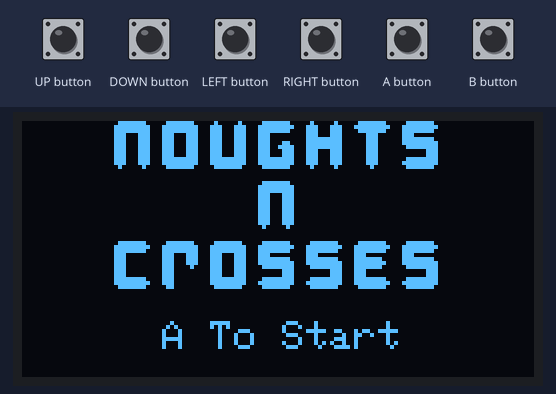
Recording of a sketch running on a simulated Arduboy, built with avr-gcc and run on an emulated ATmega32U4. Shown: 128×64 one-colour display. The inputs (shaded band) are chosen by the test bench. What the sketch prints to the serial monitor is not drawn.

Above: at 2.7 s.
2.8 s: A button pressed for 0.15 s
At 4.0 s:
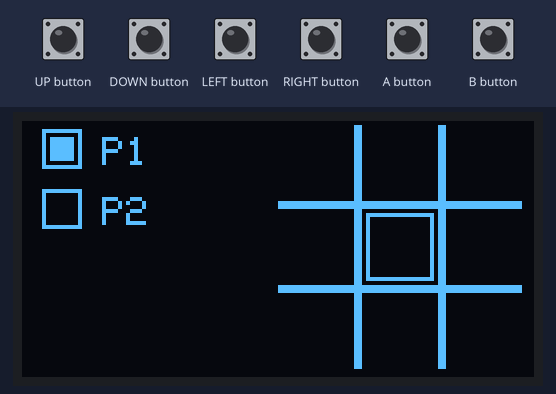
4.4 s: B button pressed for 0.15 s
At 4.9 s:
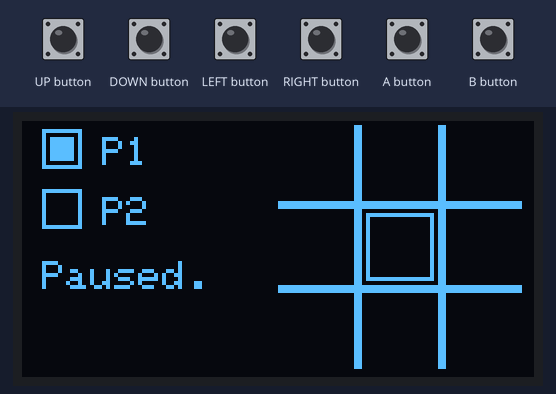
6.0 s: B button pressed for 1 s
At 6.9 s:
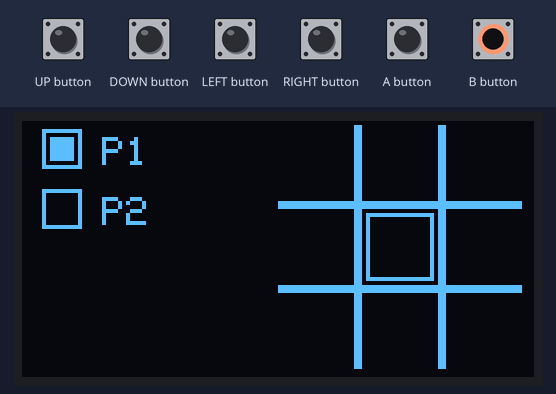
8.5 s: A button pressed for 1 s
At 9.4 s:
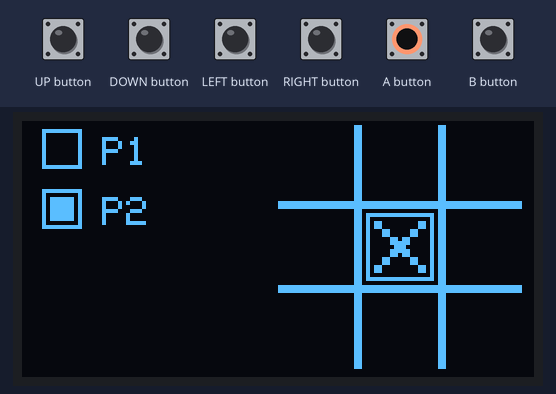
11.0 s: B button pressed for 0.15 s
At 11.5 s:
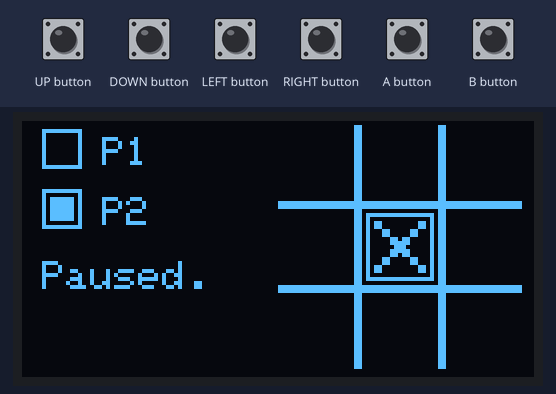
Timing chart, 0 to 13.6 s (numbered marks = the images above; inputs shaded):
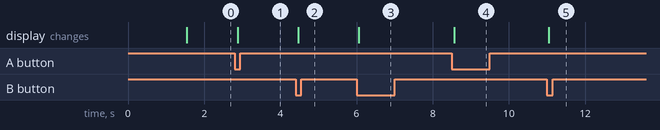

The sketch:

Noughts-N-Crosses.ino
```cpp
// Noughts-N-Crosses
// A Arduboy Tic-Tac-Toe game.

#include "game.h"

Game game;

void setup() {
  game.gameBoot();
}

void loop() {
  game.gameLoop();
}

// OxygenCobalt
```

Game.cpp
```cpp
// Game.cpp
// Primary game instructions

// Import base classes and game class
#include "game.h"
#include "classes.h"

// Define game functions
void Game::gameBoot() {
  // Primary boot sequence

  Serial.begin(9600); // Begin Screen Mirroring
  arduboy.boot(); // Custom splash setup
  arduboy.audio.begin(); // Initialize audio

  // Default selector values
  selector.x = 1;
  selector.y = 1;

  // Splash screen setup
  arSound.tone(200, 150, 300, 150, 250, 200);
  arduboy.drawBitmap(12, 23, splash, 103, 17);
  arduboy.display();

  delay(1500);

  // End boot process
  arduboy.clear();
}

void Game::gameLoop() {
  if (!arduboy.nextFrame()) {return;} // If finished, end loop function

  // Read buttons/clear screen
  arduboy.pollButtons();
  arduboy.clear();

  if (gameScreen == States::Title) {
    titleLogic();
    titleDraw();
  } else if (gameScreen == States::Game) {
    gameLogic();
    gameDraw();
  }

  Serial.write(arduboy.getBuffer(), 128 * 64 / 8); // Write screen to computer [If being played through an emulator]
  arduboy.display();
}

void Game::titleLogic() {
  if (arduboy.justPressed(A_BUTTON)) {
    gameScreen = States::Game; // Start game is A has been pressed
    arSound.tone(200, 100, 300, 100);
  }
}

void Game::titleDraw() {
  arduboy.setCursor(35, 50); // Set position for text to be printed

  arduboy.drawBitmap(23, 0, title, 81, 42); // Draw title screen
  arduboy.print(F("A To Start"));
}

void Game::gameLogic() {
  // Movement Button Map
  // Depending on direction, selector moves by 1 and overflows if X/Y is >2/<0

  if (arduboy.justPressed(RIGHT_BUTTON) and gameState == States::Main) {
    selector.x++;
    arSound.tone(300, 75); // Play movement sound
    if (selector.x > 2) {selector.x = 0;}
  } else if (arduboy.justPressed(LEFT_BUTTON) and gameState == States::Main) {
    selector.x--;
    arSound.tone(300, 75);
    if (selector.x < 0) {selector.x = 2;}
  } else if (arduboy.justPressed(UP_BUTTON) and gameState == States::Main) {
    selector.y--;
    arSound.tone(300, 75);
    if (selector.y < 0) {selector.y = 2;}
  } else if (arduboy.justPressed(DOWN_BUTTON) and gameState == States::Main) {
    selector.y++;
    arSound.tone(300, 75);
    if (selector.y > 2) {selector.y = 0;}
  }

  // Placing a nought/cross [With A Button]
  if (arduboy.justPressed(A_BUTTON) and gameState == States::Main) { // If game is not paused/A PRessed
    if (grid[selector.y][selector.x] == Cell::Empty) { // If cell is empty
      grid[selector.y][selector.x] = player; // Set coordinate on grid to player type [Nought/Cross]
      player = (player == Cell::Nought) ? Cell::Cross : Cell::Nought; // If player is nought, eval to cross, else eval to nought

      // Run wincheck to determine if a winner has been declared, return empty if no winner
      // Yes, I named the variable winrar.
      Cell winrar = winCheck();

      // If no winner, check if game is in draw
      if (winrar == Cell::Empty) {
        if (drawCheck()) {
          arSound.tone(400, 100, 300, 100, 200, 100);
          gameState = States::Winner; // If the state is set to winner without winner being assigned to Nought/Cross, the game treats it as a draw
        } else {arSound.tone(200, 100, 150, 100);}
      } else { // If there is a winner, set game state to winner and set winner to what winCheck returned
        arSound.tone(200, 100, 300, 100, 400, 100);

        gameState = States::Winner;
        winner = winrar;
      }
    } else {
      arSound.tone(100, 100); // Play disabled sound if area is empty
    }
  }

  // Pausing [With B button]
  if (arduboy.justPressed(B_BUTTON) and gameState == States::Main) {
    arSound.tone(400, 100, 500, 100);
    gameState = States::Paused;

  // Unpausing
  } else if (arduboy.justPressed(B_BUTTON) and gameState == States::Paused) {
    arSound.tone(500, 100, 400, 100);
    gameState = States::Main;

  // Leaving the game if winner has been declared
  } else if (arduboy.justPressed(B_BUTTON) and gameState == States::Winner) {
    // Wipe grid by iterating through x/y and setting all cells to Empty
    for (uint8_t y = 0; y < 3; y++) {
      for (uint8_t x = 0; x < 3; x++) {
        grid[y][x] = Cell::Empty;
      }
    }

    // Change game screen/state to initial values
    gameScreen = States::Title;
    gameState = States::Main;

    // Reset player order [Player order isnt random, even though it should]
    player = Cell::Cross;
    winner = Cell::Empty;

    // Reset selector position
    selector.x = 1;
    selector.y = 1;

    arSound.tone(500, 100);
  }

}

void Game::gameDraw() {
  // Board Drawing
  arduboy.drawBitmap(64, 1, board, 61, 61);

  // Drawing game grid
  // Iterate through 3x3 grid, read values and draw nought/cross/nothing based on values
  for (uint8_t yi = 0; yi < 3; ++yi) {
    for (uint8_t xi = 0; xi < 3; ++xi) {

      // Multiply x/y by 21 + other ordering to line up w/static grid image
      uint16_t yPos = 1 + (yi * 21);
      uint16_t xPos = 64 + (xi * 21);

      // Draw Nought bitmap if cell value is nought
      if (grid[yi][xi] == Cell::Nought) {
        arduboy.drawBitmap(xPos + 3, yPos + 3, nought, 13, 13);
      } else if (grid[yi][xi] == Cell::Cross) { // Draw cross bitmap if cell value is cross
        arduboy.drawBitmap(xPos + 3, yPos + 3, cross, 13, 13);
      }

      if(xi == selector.x && yi == selector.y) { // If x/y values match selector position, draw selector bitmap
        arduboy.drawBitmap(xPos + 1, yPos + 1, selector_, 17, 17);
      }
    }
  }

  // P1/P2 Panel Drawing
  // Depending on which players turn it is, a different square [P1 or P2] will be highlighted
  for (uint8_t yi = 0; yi < 2; yi++) {

    // Set y position
    uint16_t yPos = 2 + (yi * 15);

    arduboy.setCursor(20, yPos + 2);

    arduboy.print(F("P"));
    arduboy.print(yi + 1);

    arduboy.drawRect(5, yPos, 10, 10);
    if(static_cast<uint8_t>(player) - 1 == yi) {arduboy.fillRect(7, yPos + 2, 6, 6);} // If player integer matches y value, highlight rectangle drawn
  }

  // Status drawing
  arduboy.setCursor(5, 35);
  if (gameState == States::Main) {
    return;
  } else if (gameState == States::Paused) {
    arduboy.print("Paused.");
  } else if (gameState == States::Winner) {
    arduboy.print((winner == Cell::Cross) ? F("Crosses") : (winner == Cell::Nought) ? F("Noughts") : F("Draw!")); // Crosses if winner is Cross, Noughts if winner is Nought, and Draw if otherwise
    arduboy.setCursor(5, 45); // Change position [Formatting]
    arduboy.print((winner == Cell::Empty) ? F(" ") : F("Wins!"));
  }
}

bool Game::drawCheck() {
  // Iterate through grid to check for draw
  for (uint8_t y = 0; y < 3; y++) {
    for (uint8_t x = 0; x < 3; x++) {
      if (grid[y][x] == Cell::Empty) { // If there is an empty square, not draw
        return false;
      }
    }
  }
  return true; // If loop is completed [No empty squares], then it is a draw
}

Cell Game::winCheck() {
  // Set up xy values for each row

  for (uint8_t i = 0; i < 8; i++) { // Iterate through all values in winning sets
    Point2 a = winningSets[i][0];
    Point2 b = winningSets[i][1];
    Point2 c = winningSets[i][2];
    Cell target = grid[a.y][a.x]; // Find cell based on x/y of value

    if (target != Cell::Empty && grid[b.y][b.x] == target && grid[c.y][c.x] == target) { // If cell is not empty, and if the other 2 points also match the value
      return target; // Return type of winning squares [Nought or Cross]
    }
  }
  return Cell::Empty; // Otherwise, return empty [No winner]
}

// Image Storage
// Arduboy stores images as black/white hex bitmaps in static memory
const unsigned char Game::splash[] PROGMEM = {
  0x38, 0x48, 0x88, 0x8, 0x4, 0x2, 0x1, 0xc1, 0x1, 0x1, 0x1, 0x2, 0x4, 0x38, 0x20, 0x20, 0x10, 0x70, 0x40, 0xc0, 0x00, 0x00, 0x00, 0x00, 0x00, 0xff, 0xff, 0xff, 0xc7, 0xc7, 0xc7, 0xff,
  0xff, 0xff, 0x00, 0x00, 0x00, 0xff, 0xff, 0xff, 0xc0, 0xc0, 0xc0, 0xff, 0xff, 0xff, 0x00, 0x00, 0x00, 0xff, 0xff, 0xff, 0x7, 0x7, 0x7, 0x87, 0x87, 0x87, 0x87, 0x87, 0x87, 0x00, 0x00,
  0x00, 0xff, 0xff, 0xff, 0xc7, 0xc7, 0xc7, 0xff, 0xff, 0xff, 0x00, 0x00, 0x00, 0xff, 0xff, 0xff, 0xc7, 0xc7, 0xc7, 0xc7, 0xc7, 0xc7, 0x00, 0x00, 0x00, 0xff, 0xff, 0xff, 0x7, 0x3f, 0x3f,
  0xf8, 0xc0, 0xf8, 0x3f, 0x3f, 0x7, 0xff, 0xff, 0xff, 0x00, 0x00, 0x00, 0x1, 0xd, 0x7a, 0x82, 0x00, 0x80, 0x80, 0x00, 0x80, 0x80, 0x40, 0x20, 0x10, 0x8, 0x8, 0x4, 0x3, 0x00, 0x00, 0x00,
  0x00, 0x00, 0xff, 0xff, 0xff, 0x1, 0x1, 0x1, 0x1, 0x1, 0x1, 0x00, 0x00, 0x00, 0x1, 0x1, 0x1, 0xff, 0xff, 0xff, 0x1, 0x1, 0x1, 0x00, 0x00, 0x00, 0xff, 0xff, 0xff, 0xc0, 0xc0, 0xc0, 0xc3,
  0xc3, 0xc3, 0xff, 0xff, 0xff, 0x00, 0x00, 0x00, 0xff, 0xff, 0xff, 0x1, 0x1, 0x1, 0xff, 0xff, 0xff, 0x00, 0x00, 0x00, 0xc1, 0xc1, 0xc1, 0xc1, 0xc1, 0xc1, 0xff, 0xff, 0xff, 0x00, 0x00,
  0x00, 0xff, 0xff, 0xff, 0x00, 0x00, 0x00, 0x1, 0x1, 0x1, 0x00, 0x00, 0x00, 0xff, 0xff, 0xff, 0x00, 0x00, 0x00, 0x00, 0x00, 0x00, 0x1, 0x1, 0x00, 0x1, 0x1, 0x00, 0x00, 0x00, 0x00, 0x00,
  0x00, 0x00, 0x00, 0x00, 0x00, 0x00, 0x00, 0x00, 0x00, 0x1, 0x1, 0x1, 0x00, 0x00, 0x00, 0x00, 0x00, 0x00, 0x00, 0x00, 0x00, 0x00, 0x00, 0x00, 0x1, 0x1, 0x1, 0x00, 0x00, 0x00, 0x00, 0x00,
  0x00, 0x1, 0x1, 0x1, 0x1, 0x1, 0x1, 0x1, 0x1, 0x1, 0x1, 0x1, 0x1, 0x00, 0x00, 0x00, 0x1, 0x1, 0x1, 0x00, 0x00, 0x00, 0x1, 0x1, 0x1, 0x00, 0x00, 0x00, 0x1, 0x1, 0x1, 0x1, 0x1, 0x1, 0x1,
  0x1, 0x1, 0x00, 0x00, 0x00, 0x1, 0x1, 0x1, 0x00, 0x00, 0x00, 0x00, 0x00, 0x00, 0x00, 0x00, 0x00, 0x1, 0x1, 0x1
};

const unsigned char Game::title[] PROGMEM = {
  0xfe, 0xff, 0xff, 0x7, 0x7, 0x7, 0xff, 0xff, 0xfe, 0x00, 0x00, 0x00, 0xfe, 0xff, 0xff, 0x7, 0x7, 0x7, 0xff, 0xff, 0xfe, 0x00, 0x00, 0x00, 0xfe, 0xff, 0xfe, 0x00, 0x00, 0x00, 0xfe,
  0xff, 0xfe, 0x00, 0x00, 0x00, 0xfe, 0xff, 0xff, 0x7, 0x7, 0x47, 0xe7, 0xe7, 0xc2, 0x00, 0x00, 0x00, 0xfe, 0xff, 0xfe, 0x70, 0x70, 0x70, 0xfe, 0xff, 0xfe, 0x00, 0x00, 0x00, 0x2, 0x7,
  0x7, 0xff, 0xff, 0xff, 0x7, 0x7, 0x2, 0x00, 0x00, 0x00, 0x3e, 0x7f, 0x7f, 0x77, 0x77, 0x77, 0xf7, 0xf7, 0xe2, 0x7, 0xf, 0x7, 0x00, 0x00, 0x00, 0x7, 0xf, 0x7, 0x00, 0x00, 0x00, 0x7,
  0xf, 0xf, 0xe, 0xe, 0xe, 0xf, 0xf, 0x7, 0x00, 0x00, 0x00, 0x7, 0xf, 0xf, 0xe, 0xe, 0xe, 0xf, 0xf, 0x7, 0x00, 0x00, 0x00, 0x7, 0x8f, 0x8f, 0x8e, 0x8e, 0x8e, 0x8f, 0x8f, 0x7, 0x00, 0x00,
  0x00, 0x7, 0xf, 0x7, 0x00, 0x00, 0x00, 0x7, 0xf, 0x7, 0x00, 0x00, 0x00, 0x00, 0x00, 0x00, 0x7, 0xf, 0x7, 0x00, 0x00, 0x00, 0x00, 0x00, 0x00, 0x4, 0xe, 0xe, 0xe, 0xe, 0xe, 0xf, 0xf, 0x7,
  0x00, 0x00, 0x00, 0x00, 0x00, 0x00, 0x00, 0x00, 0x00, 0x00, 0x00, 0x00, 0x00, 0x00, 0x00, 0x00, 0x00, 0x00, 0x00, 0x00, 0x00, 0x00, 0x00, 0x00, 0x00, 0x00, 0x00, 0x00, 0x00, 0x00, 0x00,
  0x00, 0x00, 0x00, 0x00, 0x00, 0xff, 0xff, 0xff, 0x3, 0x3, 0x3, 0xff, 0xff, 0xff, 0x00, 0x00, 0x00, 0x00, 0x00, 0x00, 0x00, 0x00, 0x00, 0x00, 0x00, 0x00, 0x00, 0x00, 0x00, 0x00, 0x00,
  0x00, 0x00, 0x00, 0x00, 0x00, 0x00, 0x00, 0x00, 0x00, 0x00, 0x00, 0x00, 0x00, 0x00, 0x00, 0x00, 0x00, 0x00, 0x00, 0x80, 0xc0, 0xc0, 0xc0, 0xc0, 0xc0, 0xc0, 0xc0, 0x80, 0x00, 0x00, 0x00,
  0x80, 0xc0, 0xc0, 0xc0, 0xc0, 0xc0, 0xc0, 0xc0, 0x80, 0x00, 0x00, 0x00, 0x80, 0xc0, 0xc0, 0xc0, 0xc0, 0xc0, 0xc0, 0xc0, 0x80, 0x00, 0x00, 0x00, 0x83, 0xc7, 0xc3, 0xc0, 0xc0, 0xc0, 0xc3,
  0xc7, 0x83, 0x00, 0x00, 0x00, 0x80, 0xc0, 0xc0, 0xc0, 0xc0, 0xc0, 0xc0, 0xc0, 0x80, 0x00, 0x00, 0x00, 0x80, 0xc0, 0xc0, 0xc0, 0xc0, 0xc0, 0xc0, 0xc0, 0x80, 0x00, 0x00, 0x00, 0x80, 0xc0,
  0xc0, 0xc0, 0xc0, 0xc0, 0xc0, 0xc0, 0x80, 0xff, 0xff, 0xff, 0x81, 0x81, 0x81, 0x81, 0x81, 0x00, 0x00, 0x00, 0x00, 0xff, 0xff, 0xff, 0x1, 0x1, 0x1, 0xf, 0x1f, 0xf, 0x00, 0x00, 0x00, 0xff,
  0xff, 0xff, 0x81, 0x81, 0x81, 0xff, 0xff, 0xff, 0x00, 0x00, 0x00, 0xf, 0x9f, 0x9f, 0x9d, 0x9d, 0x9d, 0xfd, 0xfd, 0xf8, 0x00, 0x00, 0x00, 0xf, 0x9f, 0x9f, 0x9d, 0x9d, 0x9d, 0xfd, 0xfd,
  0xf8, 0x00, 0x00, 0x00, 0xff, 0xff, 0xff, 0x9d, 0x9d, 0x9d, 0x9d, 0x89, 0x00, 0x00, 0x00, 0x00, 0xf, 0x9f, 0x9f, 0x9d, 0x9d, 0x9d, 0xfd, 0xfd, 0xf8, 0x1, 0x3, 0x3, 0x3, 0x3, 0x3, 0x3,
  0x3, 0x1, 0x00, 0x00, 0x00, 0x1, 0x3, 0x3, 0x00, 0x00, 0x00, 0x00, 0x00, 0x00, 0x00, 0x00, 0x00, 0x1, 0x3, 0x3, 0x3, 0x3, 0x3, 0x3, 0x3, 0x1, 0x00, 0x00, 0x00, 0x1, 0x3, 0x3, 0x3, 0x3,
  0x3, 0x3, 0x3, 0x1, 0x00, 0x00, 0x00, 0x1, 0x3, 0x3, 0x3, 0x3, 0x3, 0x3, 0x3, 0x1, 0x00, 0x00, 0x00, 0x1, 0x3, 0x3, 0x3, 0x3, 0x3, 0x3, 0x3, 0x1, 0x00, 0x00, 0x00, 0x1, 0x3, 0x3, 0x3,
  0x3, 0x3, 0x3, 0x3, 0x1,
};

const unsigned char Game::board[] PROGMEM = {
  0x00, 0x00, 0x00, 0x00, 0x00, 0x00, 0x00, 0x00, 0x00, 0x00, 0x00, 0x00, 0x00, 0x00, 0x00, 0x00, 0x00, 0x00, 0x00, 0xff, 0xff, 0x00, 0x00, 0x00, 0x00, 0x00, 0x00, 0x00, 0x00, 0x00,
  0x00, 0x00, 0x00, 0x00, 0x00, 0x00, 0x00, 0x00, 0x00, 0x00, 0xff, 0xff, 0x00, 0x00, 0x00, 0x00, 0x00, 0x00, 0x00, 0x00, 0x00, 0x00, 0x00, 0x00, 0x00, 0x00, 0x00, 0x00, 0x00, 0x00,
  0x00, 0x00, 0x00, 0x00, 0x00, 0x00, 0x00, 0x00, 0x00, 0x00, 0x00, 0x00, 0x00, 0x00, 0x00, 0x00, 0x00, 0x00, 0x00, 0x00, 0xff, 0xff, 0x00, 0x00, 0x00, 0x00, 0x00, 0x00, 0x00, 0x00,
  0x00, 0x00, 0x00, 0x00, 0x00, 0x00, 0x00, 0x00, 0x00, 0x00, 0x00, 0xff, 0xff, 0x00, 0x00, 0x00, 0x00, 0x00, 0x00, 0x00, 0x00, 0x00, 0x00, 0x00, 0x00, 0x00, 0x00, 0x00, 0x00, 0x00,
  0x00, 0x00, 0x18, 0x18, 0x18, 0x18, 0x18, 0x18, 0x18, 0x18, 0x18, 0x18, 0x18, 0x18, 0x18, 0x18, 0x18, 0x18, 0x18, 0x18, 0x18, 0xff, 0xff, 0x18, 0x18, 0x18, 0x18, 0x18, 0x18, 0x18,
  0x18, 0x18, 0x18, 0x18, 0x18, 0x18, 0x18, 0x18, 0x18, 0x18, 0x18, 0x18, 0xff, 0xff, 0x18, 0x18, 0x18, 0x18, 0x18, 0x18, 0x18, 0x18, 0x18, 0x18, 0x18, 0x18, 0x18, 0x18, 0x18, 0x18,
  0x18, 0x18, 0x18, 0x00, 0x00, 0x00, 0x00, 0x00, 0x00, 0x00, 0x00, 0x00, 0x00, 0x00, 0x00, 0x00, 0x00, 0x00, 0x00, 0x00, 0x00, 0x00, 0xff, 0xff, 0x00, 0x00, 0x00, 0x00, 0x00, 0x00,
  0x00, 0x00, 0x00, 0x00, 0x00, 0x00, 0x00, 0x00, 0x00, 0x00, 0x00, 0x00, 0x00, 0xff, 0xff, 0x00, 0x00, 0x00, 0x00, 0x00, 0x00, 0x00, 0x00, 0x00, 0x00, 0x00, 0x00, 0x00, 0x00, 0x00,
  0x00, 0x00, 0x00, 0x00, 0x00, 0x00, 0x00, 0x00, 0x00, 0x00, 0x00, 0x00, 0x00, 0x00, 0x00, 0x00, 0x00, 0x00, 0x00, 0x00, 0x00, 0x00, 0x00, 0xff, 0xff, 0x00, 0x00, 0x00, 0x00, 0x00,
  0x00, 0x00, 0x00, 0x00, 0x00, 0x00, 0x00, 0x00, 0x00, 0x00, 0x00, 0x00, 0x00, 0x00, 0xff, 0xff, 0x00, 0x00, 0x00, 0x00, 0x00, 0x00, 0x00, 0x00, 0x00, 0x00, 0x00, 0x00, 0x00, 0x00,
  0x00, 0x00, 0x00, 0x00, 0x00, 0x3, 0x3, 0x3, 0x3, 0x3, 0x3, 0x3, 0x3, 0x3, 0x3, 0x3, 0x3, 0x3, 0x3, 0x3, 0x3, 0x3, 0x3, 0x3, 0xff, 0xff, 0x3, 0x3, 0x3, 0x3, 0x3, 0x3, 0x3, 0x3, 0x3,
  0x3, 0x3, 0x3, 0x3, 0x3, 0x3, 0x3, 0x3, 0x3, 0x3, 0xff, 0xff, 0x3, 0x3, 0x3, 0x3, 0x3, 0x3, 0x3, 0x3, 0x3, 0x3, 0x3, 0x3, 0x3, 0x3, 0x3, 0x3, 0x3, 0x3, 0x3, 0x00, 0x00, 0x00, 0x00,
  0x00, 0x00, 0x00, 0x00, 0x00, 0x00, 0x00, 0x00, 0x00, 0x00, 0x00, 0x00, 0x00, 0x00, 0x00, 0xff, 0xff, 0x00, 0x00, 0x00, 0x00, 0x00, 0x00, 0x00, 0x00, 0x00, 0x00, 0x00, 0x00, 0x00,
  0x00, 0x00, 0x00, 0x00, 0x00, 0x00, 0xff, 0xff, 0x00, 0x00, 0x00, 0x00, 0x00, 0x00, 0x00, 0x00, 0x00, 0x00, 0x00, 0x00, 0x00, 0x00, 0x00, 0x00, 0x00, 0x00, 0x00, 0x00, 0x00, 0x00,
  0x00, 0x00, 0x00, 0x00, 0x00, 0x00, 0x00, 0x00, 0x00, 0x00, 0x00, 0x00, 0x00, 0x00, 0x00, 0x00, 0x1f, 0x1f, 0x00, 0x00, 0x00, 0x00, 0x00, 0x00, 0x00, 0x00, 0x00, 0x00, 0x00, 0x00,
  0x00, 0x00, 0x00, 0x00, 0x00, 0x00, 0x00, 0x1f, 0x1f, 0x00, 0x00, 0x00, 0x00, 0x00, 0x00, 0x00, 0x00, 0x00, 0x00, 0x00, 0x00, 0x00, 0x00, 0x00, 0x00, 0x00, 0x00, 0x00,
};

const unsigned char Game::cross[] PROGMEM = {
  0x3, 0x3, 0xc, 0xc, 0xb0, 0xf0, 0xe0, 0xf0, 0xb0, 0xc, 0xc, 0x3, 0x3, 0x18, 0x18, 0x6, 0x6, 0x1, 0x1, 0x00, 0x1, 0x1, 0x6, 0x6, 0x18, 0x18
};

const unsigned char Game::nought[] PROGMEM = {
  0xfc, 0xfc, 0x3, 0x3, 0x3, 0x3, 0x3, 0x3, 0x3, 0x3, 0x3, 0xfc, 0xfc, 0x7, 0x7, 0x18, 0x18, 0x18, 0x18, 0x18, 0x18, 0x18, 0x18, 0x18, 0x7, 0x7
};

const unsigned char Game::selector_[] PROGMEM = {
  0xff, 0x1, 0x1, 0x1, 0x1, 0x1, 0x1, 0x1, 0x1, 0x1, 0x1, 0x1, 0x1, 0x1, 0x1, 0x1, 0xff, 0xff, 0x00, 0x00, 0x00, 0x00, 0x00, 0x00, 0x00, 0x00, 0x00, 0x00, 0x00, 0x00, 0x00,
  0x00, 0x00, 0xff, 0x1, 0x1, 0x1, 0x1, 0x1, 0x1, 0x1, 0x1, 0x1, 0x1, 0x1, 0x1, 0x1, 0x1, 0x1, 0x1, 0x1,
};

// OxygenCobalt
```

Game.h
```cpp
// Game.h
// Primarily just the game class that Game.cpp elaborates on

// Primary Arduboy Libraries
#include <Arduboy2.h>
#include <ArduboyTones.h>
#include "classes.h"

class Game {
  public:
    // Game Functions
    void gameBoot();
    void gameLoop();

    void titleLogic();
    void titleDraw();

    void gameLogic();
    void gameDraw();

    bool drawCheck();
    Cell winCheck();

    // Set up arduboy object + Sound
    Arduboy2 arduboy;
    ArduboyTones arSound = ArduboyTones(arduboy.audio.enabled);


    Cell player = Cell::Cross; // No P1/P2, the main "Player" variable is switched between Cross and Nought
    Cell winner;
    Cell grid[3][3];

    States gameState = States::Main; // Game defaults to "Main" state [No Winnter, Not Paused]
    States gameScreen;

    Point2 selector;
    Point2 winningSets[8][3] = { // All combinations of winning scenarios
      {{0, 0}, {0, 1}, {0, 2}},
      {{1, 0}, {1, 1}, {1, 2}},
      {{2, 0}, {2, 1}, {2, 2}},

      {{0, 0}, {1, 0}, {2, 0}},
      {{0, 1}, {1, 1}, {2, 1}},
      {{0, 2}, {1, 2}, {2, 2}},

      {{0, 0}, {1, 1}, {2, 2}},
      {{0, 2}, {1, 1}, {2, 0}}
   };

  private: // Images [Loaded with bitmap values in game.cpp]
    static const unsigned char splash[];

    static const unsigned char title[];

    static const unsigned char board[];

    static const unsigned char cross[];
    static const unsigned char nought[];
    static const unsigned char selector_[];
};

// OxygenCobalt
```

classes.h
```cpp
// Classes.h
// Primary storage for classes, such as game states and an X-Y coordinate format

#pragma once

enum class States : uint8_t {
  // All screens/states of game

  Title, Game,

  Main, Paused, Winner
};

enum class Cell : uint8_t {
  // Cell format for tic-tac-toe
  // Also used for player types
  // Empty [Editable], Cross/Nought [Non-Editable]
  Empty, Cross, Nought
};

class Point2 {
  // X-Y system developed by pharap
  // Used to keep track of selectors and cell positions
  public:
   int16_t x;
   int16_t y;

   Point2(void) = default; // Not a function type
   Point2(int16_t x, int16_t y) : x(x), y(y) {} // Set x/y as specific values
};

// OxygenCobalt
```

Measured:
- after the input at 2.8 s, the display: changes after 0.08 s (image 1)
- after the input at 4.4 s, the display: changes after 0.07 s (image 2)
- after the input at 6.0 s, the display: changes after 0.05 s (image 3)
- after the input at 8.5 s, the display: changes after 0.07 s (image 4)
- after the input at 11.0 s, the display: changes at once (image 5)
